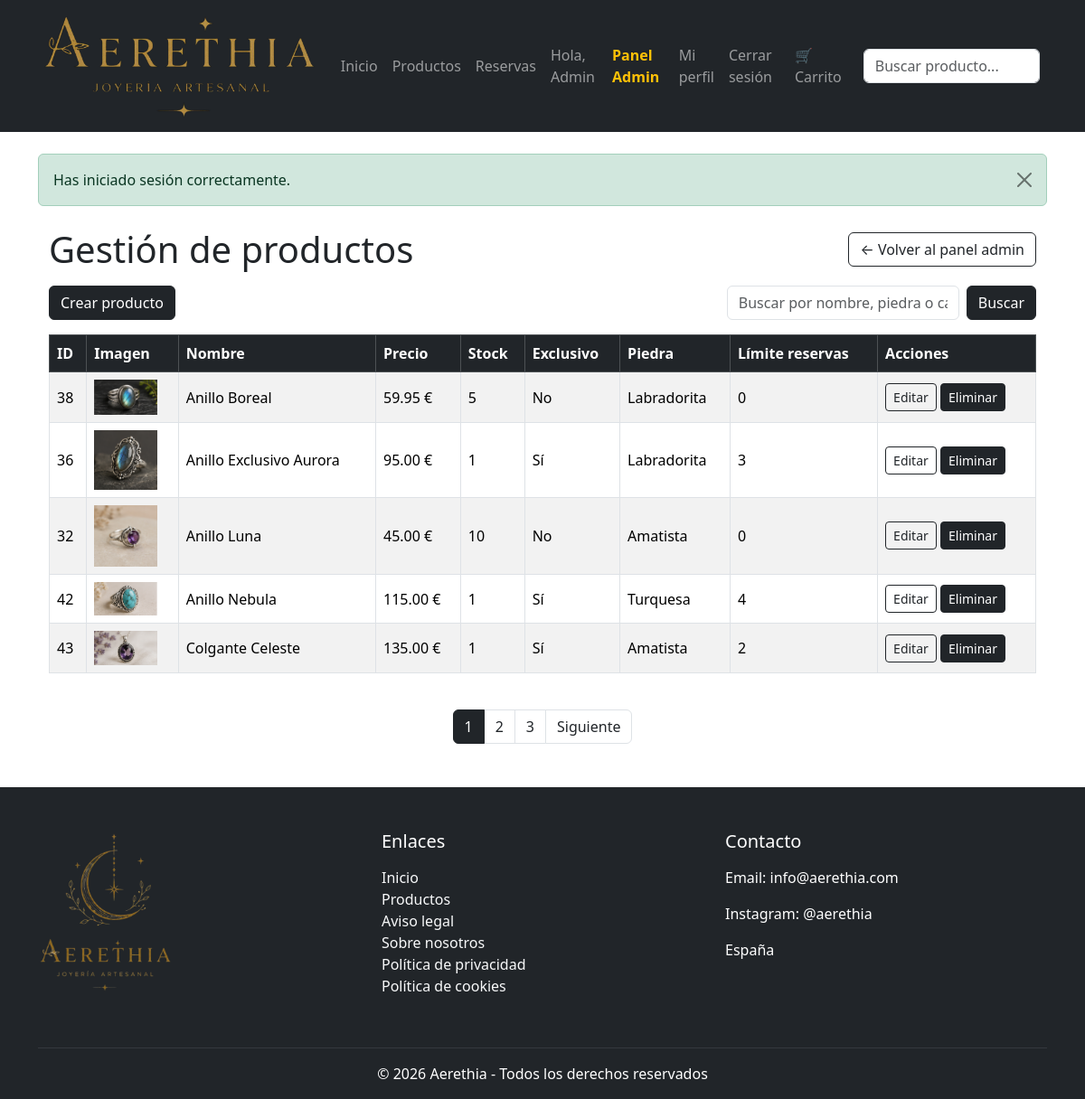
The page /index.php?controller=adminProducto&action=index (signed in) on the database its author committed.
### tables this page shows
CREATE TABLE `productos` (
  `id_producto` int(11) NOT NULL,
  `nombre` varchar(150) NOT NULL,
  `descripcion` text NOT NULL,
  `precio` decimal(10,2) NOT NULL,
  `imagen` varchar(255) DEFAULT NULL,
  `stock` int(11) DEFAULT 0,
  `exclusivo` tinyint(1) DEFAULT 0,
  `limite_reservas` int(11) DEFAULT 0,
  `id_categoria` int(11) NOT NULL,
  `activo` tinyint(1) DEFAULT 1,
  `fecha_creacion` datetime DEFAULT current_timestamp(),
  `id_piedra` int(11) DEFAULT NULL
);

CREATE TABLE `piedras` (
  `id_piedra` int(11) NOT NULL,
  `nombre` varchar(100) NOT NULL,
  `descripcion` text DEFAULT NULL
);

### htdocs/app/controllers/AdminProductoController.php (called while the page is built, shortened)
<?php
require_once __DIR__ . "/../models/Producto.php";
class AdminProductoController {
    public function index() {
        $buscar = $_GET["buscar"] ?? null;
        $limite = 5;
        $pagina = isset($_GET["pagina"]) ? (int) $_GET["pagina"] : 1;
        $inicio = ($pagina - 1) * $limite;
        $totalProductos = Producto::contarTodosFiltrados(null, null, $buscar);
        $totalPaginas = ceil($totalProductos / $limite);
        $productos = Producto::obtenerTodos(null, null, $buscar, $inicio, $limite);
        require_once __DIR__ . "/../views/admin/productos/index.php";
    }
}

### htdocs/index.php (called while the page is built, shortened)
<?php
$action     = isset($_GET['action'])     ? $_GET['action']     : 'index';
$controllerObject = new $controllerName();
$controllerObject->$action();
?>

### htdocs/app/models/Producto.php (called while the page is built, shortened)
<?php
class Producto {
    public static function obtenerTodos($id_categoria = null, $id_piedra = null, $buscar = null, $inicio = null, $limite = null) {
        $db = Conexion::conectar();
        $sql = "SELECT
                    productos.*,
                    categorias.nombre AS categoria,
                    piedras.nombre AS piedra
                FROM productos
                LEFT JOIN categorias ON productos.id_categoria = categorias.id_categoria
                LEFT JOIN piedras ON productos.id_piedra = piedras.id_piedra
                WHERE productos.activo = 1";
        $sql .= " ORDER BY productos.nombre ASC";
        if ($inicio !== null && $limite !== null) {
            $sql .= " LIMIT :inicio, :limite";
        }
        $stmt = $db->prepare($sql);
        if ($inicio !== null && $limite !== null) {
            $stmt->bindValue(":inicio", (int)$inicio, PDO::PARAM_INT);
            $stmt->bindValue(":limite", (int)$limite, PDO::PARAM_INT);
        }
        $stmt->execute();
        return $stmt->fetchAll(PDO::FETCH_ASSOC);
    }
    public static function contarTodosFiltrados($id_categoria = null, $id_piedra = null, $buscar = null) {
        $db = Conexion::conectar();
        $sql = "SELECT COUNT(*) AS total
                FROM productos
                LEFT JOIN categorias ON productos.id_categoria = categorias.id_categoria
                LEFT JOIN piedras ON productos.id_piedra = piedras.id_piedra
                WHERE productos.activo = 1";
        $stmt = $db->prepare($sql);
        $stmt->execute();
        return $stmt->fetch(PDO::FETCH_ASSOC)["total"];
    }
}
?>

### htdocs/app/views/admin/productos/index.php (the view, shortened to what this page needs)
<?php require_once __DIR__ . "/../../layouts/header.php"; ?>
<?php
$productos = $productos ?? [];
$buscar = $buscar ?? "";
$pagina = $pagina ?? 1;
$totalPaginas = $totalPaginas ?? 1;
?>
<div class="container mt-4 mb-5">
    <div class="d-flex justify-content-between align-items-center mb-3">
        <h1 class="mb-0">Gestión de productos</h1>
        <a href="index.php?controller=admin&action=index" class="btn btn-outline-dark">
            ← Volver al panel admin
        </a>
    </div>
    <div class="d-flex justify-content-between align-items-center mb-3">
        <a href="index.php?controller=adminProducto&action=crear" class="btn btn-dark">
            Crear producto
        </a>
        <form method="GET" class="d-flex gap-2">
            <input
                type="text"
                name="buscar"
                class="form-control"
                placeholder="Buscar por nombre, piedra o categoría..."
                value="<?= htmlspecialchars($buscar) ?>"
            >
            <button class="btn btn-dark" type="submit">
                Buscar
            </button>
        </form>
    </div>
    <div class="table-responsive">
        <table class="table table-bordered table-striped align-middle">
            <thead class="table-dark">
                <tr>
                    <th>ID</th>
                    <th>Imagen</th>
                    <th>Nombre</th>
                    <th>Precio</th>
                    <th>Stock</th>
                    <th>Exclusivo</th>
                    <th>Piedra</th>
                    <th>Límite reservas</th>
                    <th>Acciones</th>
                </tr>
            </thead>
            <tbody>
                <?php if (!empty($productos)): ?>
                    <?php foreach ($productos as $producto): ?>
                        <tr>
                            <td><?= $producto["id_producto"]; ?></td>
                            <td>
                                <?php if (!empty($producto["imagen"])): ?>
                                    <img
                                        src="/<?= $producto["imagen"] ?>"
                                        width="70"
                                        alt=""
                                    >
                                <?php else: ?>
                                    <span class="text-muted">Sin imagen</span>
                                <?php endif; ?>
                            </td>
                            <td><?= htmlspecialchars($producto["nombre"]); ?></td>
                            <td><?= number_format($producto["precio"], 2); ?> €</td>
                            <td><?= $producto["stock"]; ?></td>
                            <td><?= $producto["exclusivo"] == 1 ? "Sí" : "No"; ?></td>
                            <td>
                                <?= !empty($producto["piedra"]) ? htmlspecialchars($producto["piedra"]) : "-"; ?>
                            </td>
                            <td><?= $producto["limite_reservas"]; ?></td>
                            <td>
                                <a
                                    href="index.php?controller=adminProducto&action=editar&id=<?= $producto['id_producto']; ?>"
                                    class="btn btn-outline-dark btn-sm"
                                >
                                    Editar
                                </a>
                                <a
                                    href="index.php?controller=adminProducto&action=eliminar&id=<?= $producto['id_producto']; ?>"
                                    class="btn btn-dark btn-sm"
                                    onclick="return confirm('¿Seguro que quieres eliminar este producto?');"
                                >
                                    Eliminar
                                </a>
                            </td>
                        </tr>
                    <?php endforeach; ?>
                <?php endif; ?>
            </tbody>
                    </table>
    </div>
    <?php if ($totalPaginas > 1): ?>
        <nav class="mt-4">
            <ul class="pagination justify-content-center">
                <?php for ($i = 1; $i <= $totalPaginas; $i++): ?>
                    <li class="page-item <?= $i == $pagina ? 'active' : '' ?>">
                        <a
                            class="page-link"
                            href="index.php?controller=adminProducto&action=index&pagina=<?= $i ?>&buscar=<?= urlencode($buscar) ?>"
                        >
                            <?= $i ?>
                        </a>
                    </li>
                <?php endfor; ?>
                <?php if ($pagina < $totalPaginas): ?>
                    <li class="page-item">
                        <a
                            class="page-link"
                            href="index.php?controller=adminProducto&action=index&pagina=<?= $pagina + 1 ?>&buscar=<?= urlencode($buscar) ?>"
                        >
                            Siguiente
                        </a>
                    </li>
                <?php endif; ?>
            </ul>
        </nav>
    <?php endif; ?>
</div>
<?php require_once __DIR__ . "/../../layouts/footer.php"; ?>

### htdocs/app/views/layouts/header.php (shortened to what this page needs)
<?php
$controllerActual = $_GET["controller"] ?? "home";
$actionActual = $_GET["action"] ?? "index";
?>
<!DOCTYPE html>
<html lang="es">
<head>
    <link href="https://cdn.jsdelivr.net/npm/bootstrap@5.3.3/dist/css/bootstrap.min.css" rel="stylesheet">
    <link rel="stylesheet" href="/joyeria/public/css/styles.css">
</head>
<body class="d-flex flex-column min-vh-100">
<nav class="navbar navbar-expand-lg navbar-dark bg-dark">
    <div class="container">
        <a class="navbar-brand d-flex align-items-center gap-2" href="index.php">
            <img src="/img/LogoHeader.png" alt="Logo" height="120">
        </a>
        <div class="collapse navbar-collapse" id="menuNav">
            <ul class="navbar-nav ms-auto align-items-lg-center">
                <li class="nav-item">
                    <a
                        class="nav-link <?= $controllerActual == 'home' ? 'active fw-bold' : '' ?>"
                        href="index.php"
                    >
                        Inicio
                    </a>
                </li>
                <li class="nav-item">
                    <a
                        class="nav-link <?= $controllerActual == 'producto' ? 'active fw-bold' : '' ?>"
                        href="index.php?controller=producto&action=index"
                    >
                        Productos
                    </a>
                </li>
                <li class="nav-item">
                    <a
                        class="nav-link <?= $controllerActual == 'reserva' ? 'active fw-bold' : '' ?>"
                        href="index.php?controller=reserva&action=index"
                    >
                        Reservas
                    </a>
                </li>
                <?php if (isset($_SESSION["usuario"])): ?>
                    <li class="nav-item">
                        <span class="nav-link">
                            Hola, <?= htmlspecialchars($_SESSION["usuario"]["nombre"]); ?>
                        </span>
                    </li>
                    <?php if ($_SESSION["usuario"]["rol"] == "admin"): ?>
                        <li class="nav-item">
                            <a
                                class="nav-link <?= $controllerActual == 'admin' || str_starts_with($controllerActual, 'admin') ? 'active fw-bold text-warning' : 'text-warning' ?>"
                                href="index.php?controller=admin&action=index"
                            >
                                Panel Admin
                            </a>
                        </li>
                    <?php endif; ?>
                    <li class="nav-item">
                        <a
                            class="nav-link <?= $controllerActual == 'usuario' && $actionActual == 'perfil' ? 'active fw-bold' : '' ?>"
                            href="index.php?controller=usuario&action=perfil"
                        >
                            Mi perfil
                        </a>
                    </li>
                    <li class="nav-item">
                        <a
                            class="nav-link"
                            href="index.php?controller=usuario&action=logout"
                        >
                            Cerrar sesión
                        </a>
                    </li>
                        <li class="nav-item">
                    <a class="nav-link" href="index.php?controller=carrito&action=index">
                        🛒 Carrito
                    </a>
                </li>
                <?php endif; ?>
            </ul>
            <form
                action="index.php"
                method="GET"
                class="d-flex ms-lg-3 mt-3 mt-lg-0"
            >
                <input
                    type="text"
                    name="buscar"
                    class="form-control me-2"
                    placeholder="Buscar producto..."
                    value="<?= isset($_GET["buscar"]) ? htmlspecialchars($_GET["buscar"]) : "" ?>"
                >
            </form>
        </div>
    </div>
</nav>
<main class="container mt-4 flex-grow-1">
<?php if (isset($_SESSION["mensaje"])): ?>
    <?php $tipo = $_SESSION["tipo"] ?? "info"; ?>
    <div class="alert alert-<?= $tipo ?> alert-dismissible fade show" role="alert">
        <?= $_SESSION["mensaje"]; ?>
        <button
            type="button"
            class="btn-close"
            data-bs-dismiss="alert"
            aria-label="Close">
        </button>
    </div>
<?php endif; ?>

### htdocs/app/views/layouts/footer.php (shortened to what this page needs)
</main>
<footer class="bg-dark text-white pt-5 pb-3 mt-auto">
    <div class="container">
        <div class="row">
            <div class="col-md-4 mb-4">
                <img src="/img/LogoFooter.png" alt="Logo" height="180">
            </div>
            <div class="col-md-4 mb-4">
                <h5 class="mb-3">Enlaces</h5>
                <ul class="list-unstyled">
                    <li>
                        <a href="index.php" class="text-decoration-none text-light">
                            Inicio
                        </a>
                    </li>
                    <li>
                        <a href="index.php?controller=producto&action=index" class="text-decoration-none text-light">
                            Productos
                        </a>
                    </li>
                    <li>
                        <a href="#" class="text-decoration-none text-light">
                            Aviso legal
                        </a>
                    </li>
    				<li>
                        <a href="index.php?controller=sobreNosotros&action=index" class="text-decoration-none text-light">
                            Sobre nosotros
                        </a>
                    </li>
                    <li>
                        <a href="#" class="text-decoration-none text-light">
                            Política de privacidad
                        </a>
                    </li>
                    <li>
                        <a href="#" class="text-decoration-none text-light">
                            Política de cookies
                        </a>
                    </li>
                </ul>
            </div>
            <div class="col-md-4 mb-4">
                <h5 class="mb-3">Contacto</h5>
                <p>Email: info@aerethia.com</p>
                <p>Instagram: @aerethia</p>
                <p>España</p>
            </div>
        </div>
        <hr class="border-secondary">
        <div class="text-center">
            © 2026 Aerethia - Todos los derechos reservados
        </div>
    </div>
</footer>
</body>
</html>

### htdocs/app/views/admin/productos/index.php (style rules this page uses)
.pagination .page-item.active .page-link { background-color: #212529 !important; border-color: #212529 !important; color: white !important; }
.pagination .page-link { color: #212529 !important; }

### rows shown on the page
productos: id_producto "38", imagen (picture), nombre "Anillo Boreal", precio "59.95", stock "5", exclusivo "No", id_piedra.nombre "Labradorita", limite_reservas "0"
productos: id_producto "36", imagen (picture), nombre "Anillo Exclusivo Aurora", precio "95.00", stock "1", exclusivo "Sí", id_piedra.nombre "Labradorita", limite_reservas "3"
productos: id_producto "32", imagen (picture), nombre "Anillo Luna", precio "45.00", stock "10", exclusivo "No", id_piedra.nombre "Amatista", limite_reservas "0"
productos: id_producto "42", imagen (picture), nombre "Anillo Nebula", precio "115.00", stock "1", exclusivo "Sí", id_piedra.nombre "Turquesa", limite_reservas "4"
productos: id_producto "43", imagen (picture), nombre "Colgante Celeste", precio "135.00", stock "1", exclusivo "Sí", id_piedra.nombre "Amatista", limite_reservas "2"

### other values the page prints
$_SESSION["usuario"]["nombre"] "Admin"
$_SESSION["mensaje"] "Has iniciado sesión correctamente."
